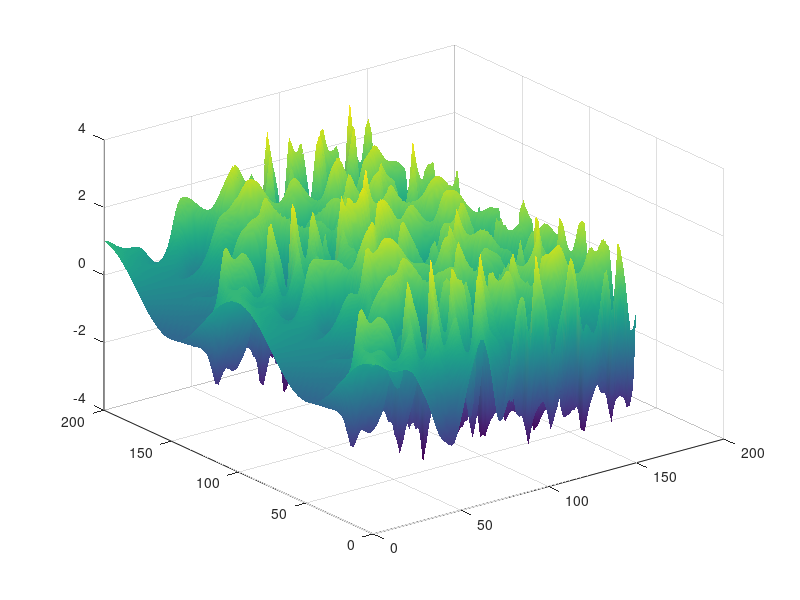

The MATLAB source for this figure: (Note: this script raises an error after producing the figure.)
% A plot of the Kuramoto-Sivashinsky equation
%
% u_t = -u*u_x - u_xx - u_xxxx, periodic boundary conditions on [0,32*pi]
% computation is based on v = fft(u), so linear term is diagonal
%
% Using this program:
% u is the initial condition
% h is the time step
% N is the number of points calculated along x

% Initial condition and grid setup
N = 1024;
x = 200*(1:N)'/N; % this is used in the plotting
a = -1;
b = 1;
u = cos(x/16) % initial condition
v = fft(u);
% Precompute various scalars for ETDRK4
h = 0.25; % time step
k = [0:N/2-1 0 -N/2+1:-1]'/16; % wave numbers
L = k.^2 - k.^4; % Fourier multipliers
E = exp(h*L); E2 = exp(h*L/2);
M = 16; % no. of points for complex means
r = exp(1i*pi*((1:M)-.5)/M); % roots of unity
LR = h*L(:,ones(M,1)) + r(ones(N,1),:);
Q = h*real(mean( (exp(LR/2)-1)./LR ,2));
f1 = h*real(mean( (-4-LR+exp(LR).*(4-3*LR+LR.^2))./LR.^3 ,2));
f2 = h*real(mean( (2+LR+exp(LR).*(-2+LR))./LR.^3 ,2));
f3 = h*real(mean( (-4-3*LR-LR.^2+exp(LR).*(4-LR))./LR.^3 ,2));
% Main loop
uu = u; tt = 0;
tmax = 150; nmax = round(tmax/h); nplt = floor((tmax/100)/h);
g = -0.5i*k;
for n = 1:nmax
    t = n*h;
    Nv = g.*fft(real(ifft(v)).^2);
    a = E2.*v + Q.*Nv;
    Na = g.*fft(real(ifft(a)).^2);
    b = E2.*v + Q.*Na;
    Nb = g.*fft(real(ifft(b)).^2);
    c = E2.*a + Q.*(2*Nb-Nv);
    Nc = g.*fft(real(ifft(c)).^2);
    v = E.*v + Nv.*f1 + 2*(Na+Nb).*f2 + Nc.*f3;
    if mod(n,nplt)==0
        u = real(ifft(v));
        uu = [uu,u]; tt = [tt,t];
    end
end
% Plot
surf(tt,x,uu), shading interp, lighting phong, axis tight
colormap(summer); set(gca,'zlim')
light('color',[1 1 0],'position',[-1,2,2])
material([0.30 0.60 0.60 40.00 1.00]);
title('The Kuramoto Sivashinsky equation')
xlabel('t'); ylabel('x')
colorbar
